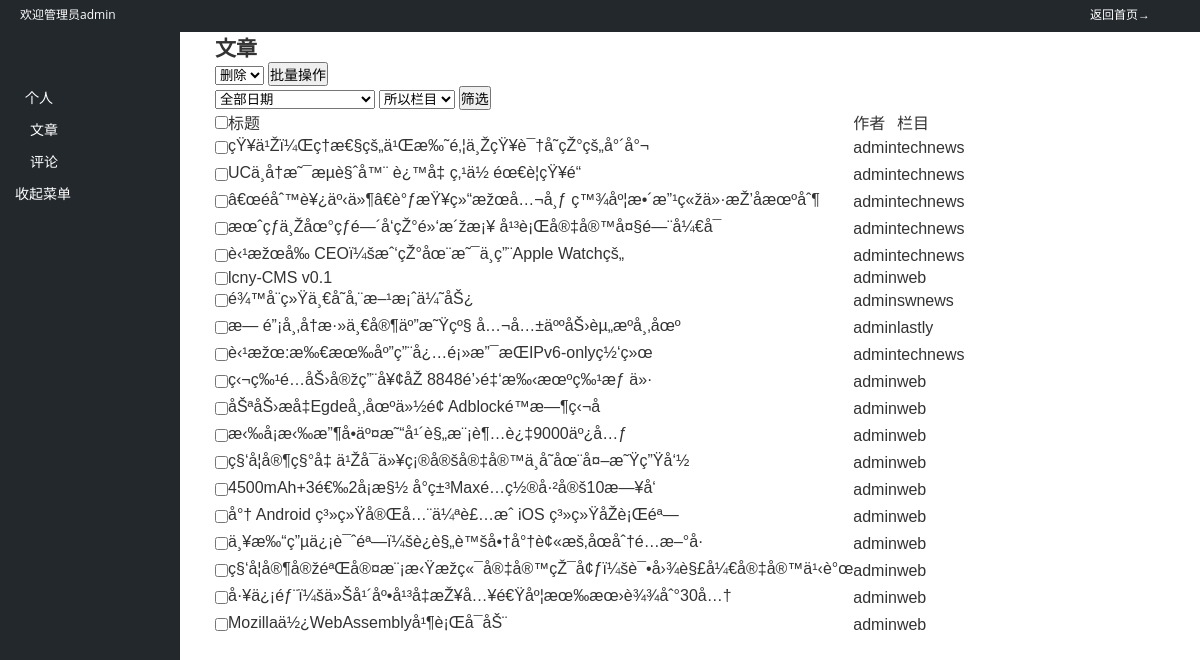
The app's page /tpl/publishpassage.php (signed in) with its own data.
### tables this page shows
CREATE TABLE IF NOT EXISTS `passage` (
  `id` int(20) NOT NULL AUTO_INCREMENT,
  `title` varchar(100) NOT NULL,
  `content` varchar(5000) NOT NULL,
  `time` varchar(50) NOT NULL,
  `username` varchar(100) NOT NULL,
  `status` varchar(20) NOT NULL DEFAULT 'public',
  `tag` varchar(20) NOT NULL DEFAULT 'plain',
  `columns` varchar(20) NOT NULL DEFAULT 'web',
  `click_num` varchar(50) NOT NULL DEFAULT '5',
  PRIMARY KEY (`id`)
);

### tpl/publishpassage.php (the view, shortened to what this page needs)
<?php
	require_once "backstage.php";
	$username=$_COOKIE['username'];
?>
	<div class="publish">
		<h2>文章</h2>
		<div class="pub_passage">
			<div class="bulk">
				<select>
					<option value="del">删除</option>
				</select>
				<input type="submit" name="" id="" value="批量操作" />
			</div>
			<div class="passage_sel">
					<select id="passage_time" >
						<option value="alltime" selected>全部日期</option>
					</select>
					<select id="columns">
						<option value="0" selected>所以栏目</option>
					</select>
					<input type="button" name="" id="sel_time" value="筛选" />
			</div>
			<table class="pub_passage_tb">
				<tr>
					<td><input type="checkbox" name="" id="" value="" /></td>
					<td>标题</td>
					<td>作者</td>
					<td>栏目</td>
				</tr>
				<?php
					$sql_passage="select * from passage where username='$username' order by id desc";
					$res_passage=mysql_query($sql_passage);
					while($row_passage=mysql_fetch_array($res_passage)){
				 ?>
				<tr class="pub_passage_tr">
					<td><input type="checkbox" name="bulk"  value="<?php echo $row_passage['id'] ?>" /></td>
				 	<td>
				 		<a href="content.php?id=<?php echo $row_passage['id'] ?>"><?php echo $row_passage['title'] ?></a>
				 	</td>
				 	<td><?php echo $row_passage['username'] ?></td>
				 	<td><?php echo $row_passage['columns'] ?></td>
				</tr>
				 <?php } ?>
			</table>
		</div>
	</div>

### css/style.css (style rules this page uses)
﻿ html,body { margin:0px; padding:0px; font-size:14px; font-family:Microsoft YaHei, Geneva, sans-serif; color:#333; }
a { text-decoration:none; color:#333; }
p,ul,li,form,h1,h2,h3,h4,h5,h6,dl,dt,dd,img,div,table,td,th,input,textarea { margin:0px; padding:0px; }
input,textarea { font-family:Tahoma, Geneva, sans-serif; outline:none; font-size:14px; }
table,td { border-collapse:collapse; }
tr { padding:0 }

### records on screen
passage: title "çŸ¥ä¹Žï¼Œç†æ€§çš„ä¹Œæ‰˜é‚¦ä¸ŽçŸ¥è¯†å˜çŽ°çš„å°´å°¬", username "admin", columns "technews"
passage: title "UCä¸å†æ˜¯æµè§ˆå™¨ è¿™å‡ ç‚¹ä½ éœ€è¦çŸ¥é“", username "admin", columns "technews"
passage: title "â€œé­åˆ™è¥¿äº‹ä»¶â€è°ƒæŸ¥ç»“æžœå…¬å¸ƒ ç™¾åº¦æ•´æ”¹ç«žä»·æŽ’åæœºåˆ¶", username "admin", columns "technews"
passage: title "æœˆçƒä¸Žåœ°çƒé—´å‘çŽ°é»‘æ´žæ¡¥ å¹³è¡Œå®‡å®™å¤§é—¨å¼€å¯", username "admin", columns "technews"
passage: title "è‹¹æžœå‰ CEOï¼šæˆ‘çŽ°åœ¨æ˜¯ä¸ç”¨Apple Watchçš„", username "admin", columns "technews"
passage: title "lcny-CMS v0.1", username "admin", columns "web"
passage: title "é¾™å¨ç»Ÿä¸€å­˜å‚¨æ–¹æ¡ˆä¼˜åŠ¿", username "admin", columns "swnews"
passage: title "æ— é”¡å¸‚å†æ·»ä¸€å®¶äº”æ˜Ÿçº§ å…¬å…±äººåŠ›èµ„æºå¸‚åœº", username "admin", columns "lastly"
passage: title "è‹¹æžœ:æ‰€æœ‰åº”ç”¨å¿…é¡»æ”¯æŒIPv6-onlyç½‘ç»œ", username "admin", columns "technews"
passage: title "ç‹¬ç‰¹é­…åŠ›å®žç”¨å¥¢åŽ 8848é’›é‡‘æ‰‹æœºç‰¹æƒ ä»·", username "admin", columns "web"
passage: title "åŠªåŠ›æå‡Egdeå¸‚åœºä»½é¢ Adblocké™æ—¶ç‹¬å", username "admin", columns "web"
passage: title "æ‹‰å¡æ‹‰æ”¶å•äº¤æ˜“å¹´è§„æ¨¡è¶…è¿‡9000äº¿å…ƒ", username "admin", columns "web"
passage: title "ç§‘å­¦å®¶ç§°å‡ ä¹Žå¯ä»¥ç¡®å®šå®‡å®™ä¸­å­˜åœ¨å¤–æ˜Ÿç”Ÿå‘½", username "admin", columns "web"
passage: title "4500mAh+3é€‰2å¡æ§½ å°ç±³Maxé…ç½®å·²å®š10æ—¥å‘", username "admin", columns "web"
passage: title "å°† Android ç³»ç»Ÿå®Œå…¨ä¼ªè£…æˆ iOS ç³»ç»ŸåŽè¡Œéª—", username "admin", columns "web"
passage: title "ä¸¥æ‰“ç”µä¿¡è¯ˆéª—ï¼šè¿è§„è™šå•†å°†è¢«æš‚åœåˆ†é…æ–°å·", username "admin", columns "web"
passage: title "ç§‘å­¦å®¶å®žéªŒå®¤æ¨¡æ‹Ÿæžç«¯å®‡å®™çŽ¯å¢ƒï¼šè¯•å›¾è§£å¼€å®‡å®™ä¹‹è°œ", username "admin", columns "web"
passage: title "å·¥ä¿¡éƒ¨ï¼šä»Šå¹´åº•å¹³å‡æŽ¥å…¥é€Ÿåº¦æœ‰æœ›è¾¾åˆ°30å…†", username "admin", columns "web"
passage: title "Mozillaä½¿WebAssemblyå¹¶è¡Œå¯åŠ¨", username "admin", columns "web"

### other values on screen
$username "admin"
